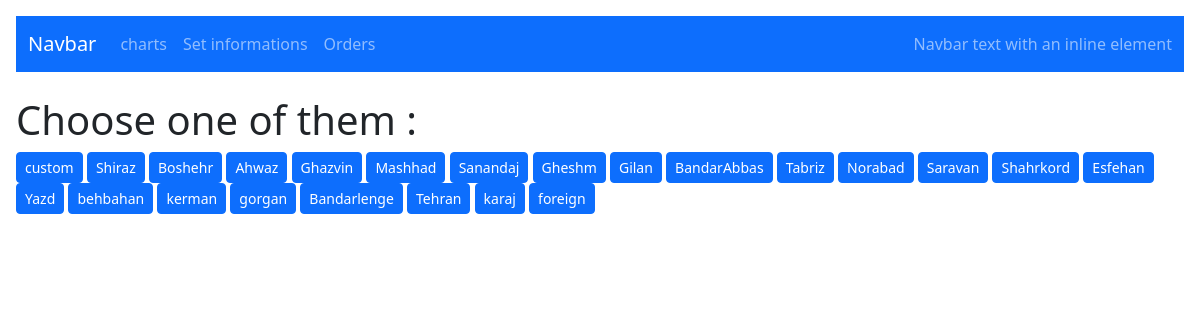
/setCity/, run on the app's committed database.
### accounts/models.py (models this page shows, shortened)
class City(models.Model):
    name = models.CharField(max_length=100, null=True, blank=True)
    class Meta:
        verbose_name = "City"
        verbose_name_plural = "Cities"
    def __str__(self):
        return str(self.name)

### info/views.py (the view)
# urls.py: path('setCity/',setCityPage,name="setCityPage"),
def setCityPage(request):
    cities = City.objects.all()
    return render(request,'info/sets/setCityPage.html',{"cities" : cities})

### info/templates/info/sets/setCityPage.html (shortened to what this page needs)
{% extends 'info/base.html' %}
{% load static %}
{% block content %}
    <h1>Choose one of them :</h1>
                {% for city in cities %}
                  <a class="btn btn-primary btn-sm" href="{% url 'info:setCitylist' city %}" role="button">{{city}}</a>
                {% endfor %}
{% endblock %}

### data on the page
City: name "custom"
City: name "Shiraz"
City: name "Boshehr"
City: name "Ahwaz"
City: name "Ghazvin"
City: name "Mashhad"
City: name "Sanandaj"
City: name "Gheshm"
City: name "Gilan"
City: name "BandarAbbas"
City: name "Tabriz"
City: name "Norabad"
City: name "Saravan"
City: name "Shahrkord"
City: name "Esfehan"
City: name "Yazd"
City: name "behbahan"
City: name "kerman"
City: name "gorgan"
City: name "Bandarlenge"
City: name "Tehran"
City: name "karaj"
City: name "foreign"
